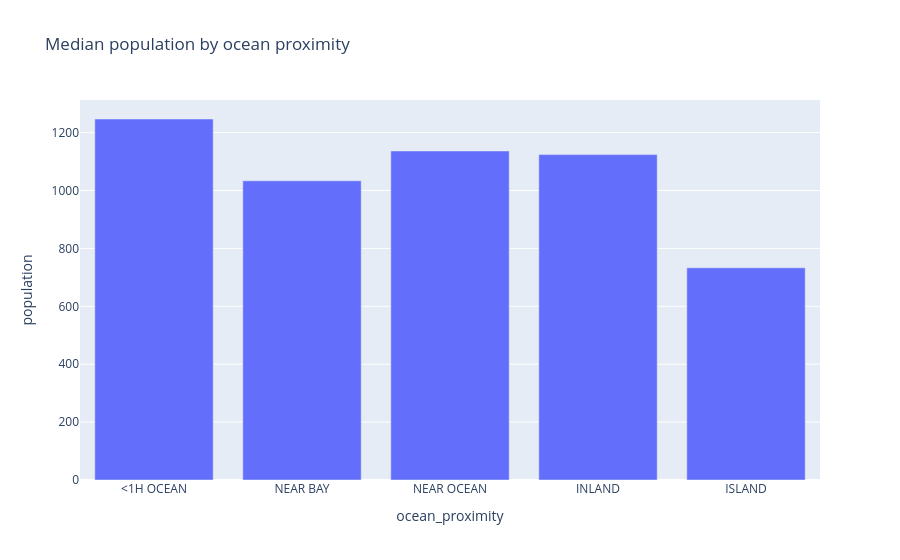

The notebook cell this image was saved under:
### Markdown cell above
On this scatterplot we can see another tendency. The younger the house, it usually has more rooms. However, this doesn't have to mean that there are more rooms per person in them - looking at the size of dots on the plot, we can see that buildings built more recently gathered more people inside their walls.

### Code cell
population_by_ocean = (households.groupby("ocean_proximity", as_index=False)["population"].median())

fig = px.bar(
    population_by_ocean,
    x="ocean_proximity",
    y="population",
    title="Median population by ocean proximity",
    category_orders={"ocean_proximity": ["<1H OCEAN", "NEAR BAY", "NEAR OCEAN", "INLAND", "ISLAND"]}
)
fig.show()

### Figure 1 — Plotly figure (JSON) as saved in the notebook; plotly's stock layout.template omitted (floating-point values rounded to 4 significant figures)
{"data": [{"hovertemplate": "ocean_proximity=%{x}<br>population=%{y}<extra></extra>", "legendgroup": "", "marker": {"color": "#636efa", "pattern": {"shape": ""}}, "name": "", "orientation": "v", "showlegend": false, "textposition": "auto", "type": "bar", "x": ["<1H OCEAN", "INLAND", "ISLAND", "NEAR BAY", "NEAR OCEAN"], "xaxis": "x", "y": [1247.0, 1124.0, 733.0, 1034.0, 1136.0], "yaxis": "y"}], "layout": {"barmode": "relative", "legend": {"tracegroupgap": 0}, "title": {"text": "Median population by ocean proximity"}, "xaxis": {"anchor": "y", "categoryarray": ["<1H OCEAN", "NEAR BAY", "NEAR OCEAN", "INLAND", "ISLAND"], "categoryorder": "array", "domain": [0, 1], "title": {"text": "ocean_proximity"}}, "yaxis": {"anchor": "x", "domain": [0, 1], "title": {"text": "population"}}}}
